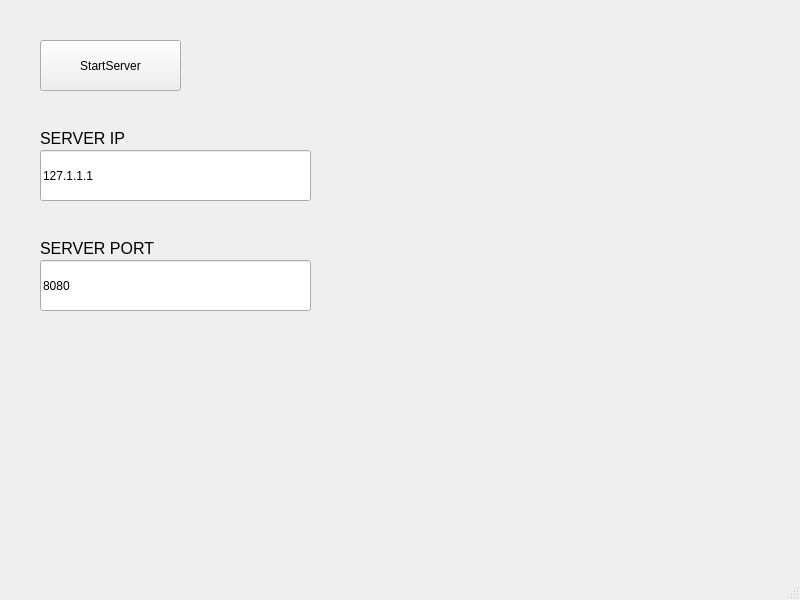
<?xml version="1.0" encoding="UTF-8"?>
<ui version="4.0">
 <class>MainWindow</class>
 <widget class="QMainWindow" name="MainWindow">
  <property name="geometry">
   <rect>
    <x>0</x>
    <y>0</y>
    <width>800</width>
    <height>600</height>
   </rect>
  </property>
  <property name="windowTitle">
   <string>MainWindow</string>
  </property>
  <widget class="QWidget" name="centralwidget">
   <widget class="QPushButton" name="PushButtonStartServer">
    <property name="geometry">
     <rect>
      <x>40</x>
      <y>40</y>
      <width>141</width>
      <height>51</height>
     </rect>
    </property>
    <property name="text">
     <string>StartServer</string>
    </property>
   </widget>
   <widget class="QLineEdit" name="LineEditServerIpAddr">
    <property name="geometry">
     <rect>
      <x>40</x>
      <y>150</y>
      <width>271</width>
      <height>51</height>
     </rect>
    </property>
    <property name="text">
     <string>127.1.1.1</string>
    </property>
   </widget>
   <widget class="QLabel" name="label">
    <property name="geometry">
     <rect>
      <x>40</x>
      <y>130</y>
      <width>141</width>
      <height>16</height>
     </rect>
    </property>
    <property name="font">
     <font>
      <pointsize>12</pointsize>
     </font>
    </property>
    <property name="text">
     <string>SERVER IP</string>
    </property>
   </widget>
   <widget class="QLabel" name="label_2">
    <property name="geometry">
     <rect>
      <x>40</x>
      <y>240</y>
      <width>141</width>
      <height>16</height>
     </rect>
    </property>
    <property name="font">
     <font>
      <pointsize>12</pointsize>
     </font>
    </property>
    <property name="text">
     <string>SERVER PORT</string>
    </property>
   </widget>
   <widget class="QLineEdit" name="LineEditServerPort">
    <property name="geometry">
     <rect>
      <x>40</x>
      <y>260</y>
      <width>271</width>
      <height>51</height>
     </rect>
    </property>
    <property name="text">
     <string>8080</string>
    </property>
   </widget>
   <widget class="QLabel" name="labelResult">
    <property name="geometry">
     <rect>
      <x>40</x>
      <y>330</y>
      <width>231</width>
      <height>81</height>
     </rect>
    </property>
    <property name="text">
     <string/>
    </property>
   </widget>
  </widget>
  <widget class="QMenuBar" name="menubar">
   <property name="geometry">
    <rect>
     <x>0</x>
     <y>0</y>
     <width>800</width>
     <height>22</height>
    </rect>
   </property>
  </widget>
  <widget class="QStatusBar" name="statusbar"/>
 </widget>
 <resources/>
 <connections/>
</ui>
